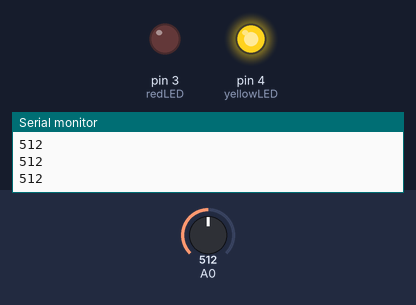
Bench run of a sketch on a simulated Arduino Uno, built with avr-gcc and run on an emulated ATmega328P. Shown: output pins drawn as LEDs (lit = HIGH), the last lines printed to the serial monitor. The test bench sets the inputs (shaded band); at power-on: A0 = 512.

Above: at 1.2 s.
1.3 s: A0 set to 528
At 2.1 s:
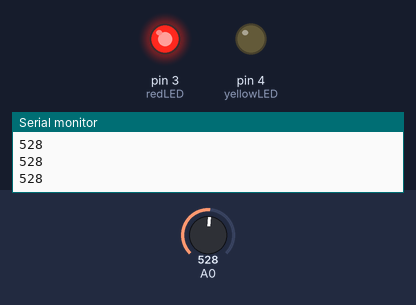
2.8 s: A0 set to 511
At 3.4 s:
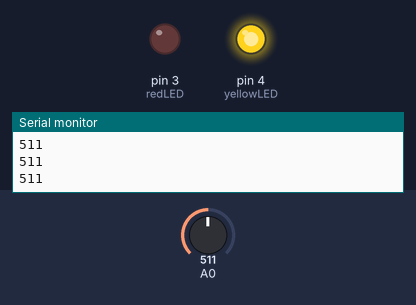
4.3 s: A0 set to 716
At 5.6 s:
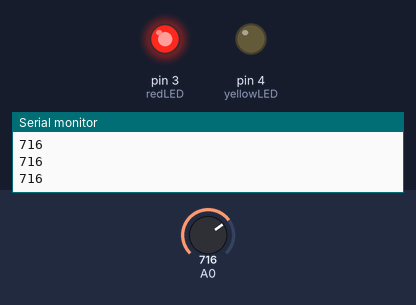
Timing chart, 0 to 7.3 s (numbered marks = the images above; inputs shaded):
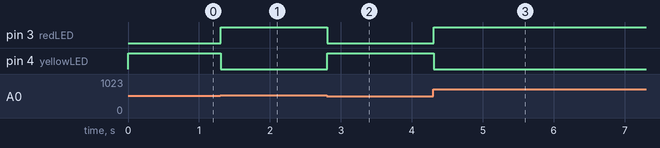

Measured:
- the behaviour switches between 512 and 513 on A0 (found by bisection; images 0 and 1)
- after the input at 1.3 s, pin 3 (redLED): LOW → HIGH at once; pin 4 (yellowLED): HIGH → LOW at once
- after the input at 2.8 s, pin 3 (redLED): HIGH → LOW at once; pin 4 (yellowLED): LOW → HIGH at once
- after the input at 4.3 s, pin 3 (redLED): LOW → HIGH at once; pin 4 (yellowLED): HIGH → LOW at once

The sketch:

AnalogInput.ino
```cpp
#define redLED 3
#define yellowLED 4
void setup() {
  // put your setup code here, to run once:
  Serial.begin(9600);
  pinMode(redLED , OUTPUT);
  pinMode(yellowLED , OUTPUT);
}

void loop() {
  int potVal;
  potVal = analogRead(A0);
  Serial.println(potVal);
  if (potVal > 512)
  {
    digitalWrite(redLED, HIGH);
    digitalWrite(yellowLED, LOW);
  }
  else
  {
    digitalWrite(redLED, LOW);
    digitalWrite(yellowLED, HIGH);
  }
}
```
